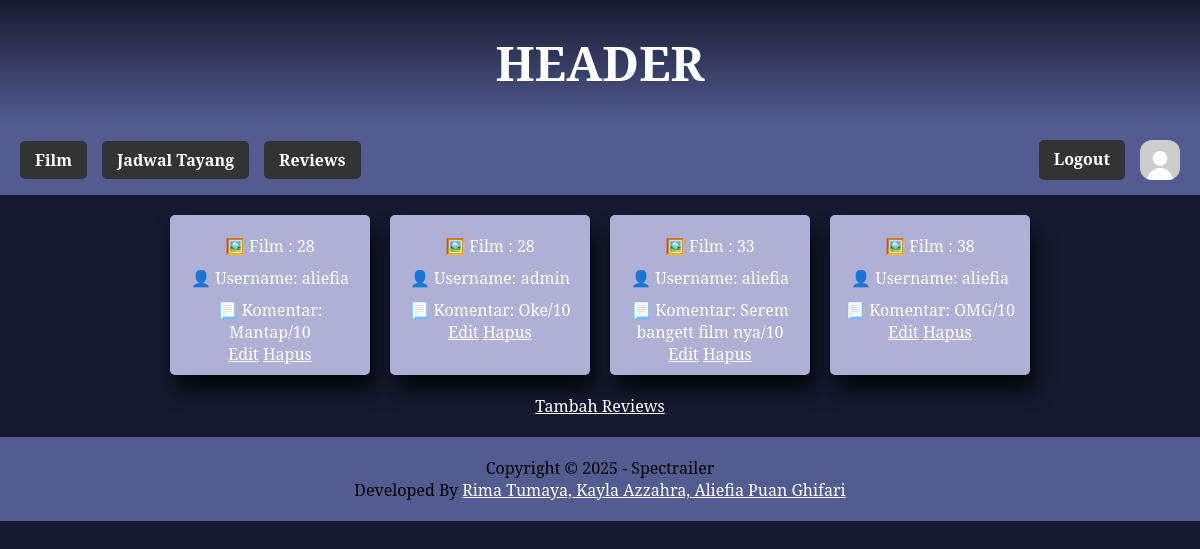
Page /admin/view_reviews.php on the committed database.
### tables this page shows
CREATE TABLE `review` (
  `id_review` int(11) NOT NULL,
  `id_film` int(11) DEFAULT NULL,
  `username` varchar(255) DEFAULT NULL,
  `komentar` text DEFAULT NULL
);

### admin/view_reviews.php (the view, shortened to what this page needs)
<?php
include "../koneksi/connection.php";
$queryReview = "SELECT * FROM review";
$resultReview = mysqli_query($koneksi, $queryReview);
$countReview = mysqli_num_rows($resultReview);
?>
<!DOCTYPE html>
<html lang="en">
<head>
    <link rel="stylesheet" href="../assets/css/style.css">
</head>
<body>
<header>
    <h1>HEADER</h1>
</header>
<nav class="navbar">
    <div class="menu">
        <a href="../admin/view_film.php" class="btn-menu">Film</a>
        <a href="../admin/view_jadwal.php" class="btn-menu">Jadwal Tayang</a>
        <a href="../admin/view_reviews.php" class="btn-menu">Reviews</a>
    </div>
    <div class="menu-right">
            <a href="logout.php" class="btn-menu">Logout</a>
                <img src="../assets/images/profile.jpg" alt="Profil" class="login-icon">
    </div>
</nav>
<main>
<?php if ($countReview > 0) { ?>
        <div class="film-container">
            <?php while ($row = $resultReview->fetch_assoc()) { ?>
                <div class="film-card">
                    <p>🖼️ Film    : <?php echo $row['id_film']; ?></p>
                    <p>👤 Username: <?php echo $row['username']; ?></p>
                    <p>📃 Komentar: <?php echo $row['komentar']; ?>/10</p>
                    <a href="edit_reviews.php?id_review=<?php echo $row['id_review']; ?>" class="btn-edit">Edit</a>
                    <a href="delete_reviews.php?id_review=<?php echo $row['id_review']; ?>" class="btn-delete" onclick="return confirm('Apakah Anda yakin ingin menghapus review ini?');">Hapus</a>
                </div>
            <?php } ?>
        </div>
    <?php } else { ?>
        <p style="text-align: center; padding: 20px;">Belum ada review yang tersedia. <a href="add_reviews.php">Tambah Review</a>.</p>
    <?php } ?>
    <div align="center">
        <a href="../admin/add_reviews.php">Tambah Reviews</a>
    </div>
</main>
<footer class="footer">
<font color=#000> Copyright &copy; 2025 - Spectrailer <br/>
Developed By <a href="#"> Rima Tumaya, Kayla Azzahra, Aliefia Puan Ghifari</font>
</footer>
</body>
</html>

### assets/CSS/style.css (style rules this page uses)
* { margin: 0; padding: 0; box-sizing: border-box; font-family: 'Didot', 'serif'; }
body { background-color: #161A30; text-align: left; justify-content: center; color: white; }
header { background: linear-gradient(#161A30, #535C91); color: white; padding: 30px; font-size: 24px; text-align: center; justify-content: center; }
nav { background-color: #535C91; padding: 15px; }
p { color: rgb(255, 255, 255); }
.film-container { display: flex; flex-wrap: wrap; gap: 20px; padding: 20px; justify-content: center; }
.film-card { width: 200px; background-color: #b0b0d7; color: white; padding: 10px; border-radius: 5px; text-align: center; box-shadow: 5px 15px 20px rgba(0, 0, 0, 0.8); }
.film-card p { margin-top: 10px; font-weight: normal; }
footer { background-color: #535C91; color: white; padding: 20px; margin-top: 20px; justify-content: center; text-align: center; }
nav { display: flex; justify-content: space-between; align-items: center; padding: 15px 20px; }
.menu-right { display: flex; align-items: right; gap: 15px; }
.menu { display: flex; align-items: left; gap: 15px; }
a { color: rgb(255, 255, 255); }
.footer a { color: white; }
.btn-menu { text-decoration: none; color: rgb(255, 255, 255); background-color: #333; padding: 8px 15px; border-radius: 5px; font-weight: bold; }
.login-icon { width: 40px; height: 40px; cursor: pointer; border-radius: 30%; transition: 0.3s; }

### rows in the picture
review: id_film "28", username "aliefia", komentar "Mantap"
review: id_film "28", username "admin", komentar "Oke"
review: id_film "33", username "aliefia", komentar "Serem bangett film nya"
review: id_film "38", username "aliefia", komentar "OMG"
